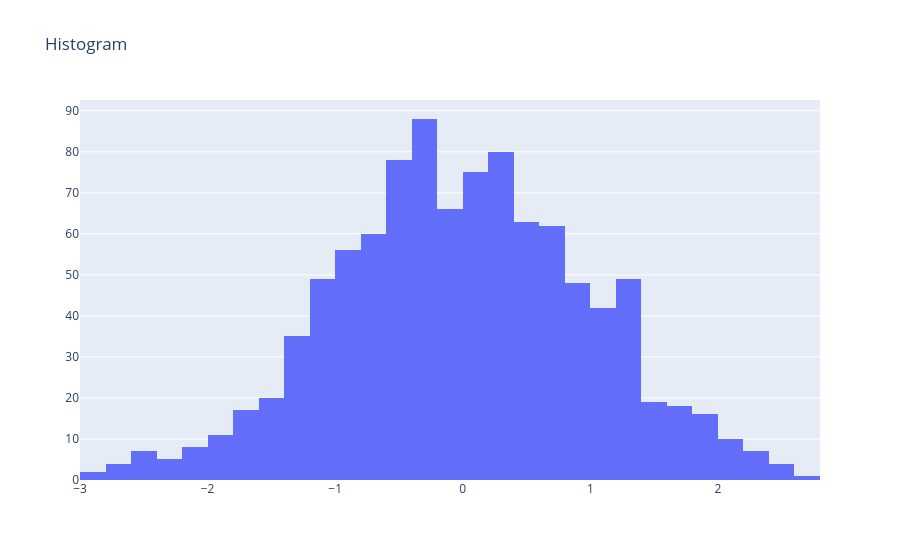

The cell this chart's notebook holds for it:
### Code cell
fig = go.Figure()
data = np.random.randn(1000)
fig.add_trace(go.Histogram(x=data, name='Distribution'))
fig.update_layout(title='Histogram')
fig.show()

### Figure 1 — Plotly figure (JSON) as saved in the notebook; plotly's stock layout.template omitted (floating-point values rounded to 4 significant figures; data arrays with more than 128 entries replaced by an {"elided": "..."} marker saying what was removed)
{"data": [{"name": "Distribution", "type": "histogram", "x": {"elided": "1000 float values"}}], "layout": {"title": {"text": "Histogram"}}}
